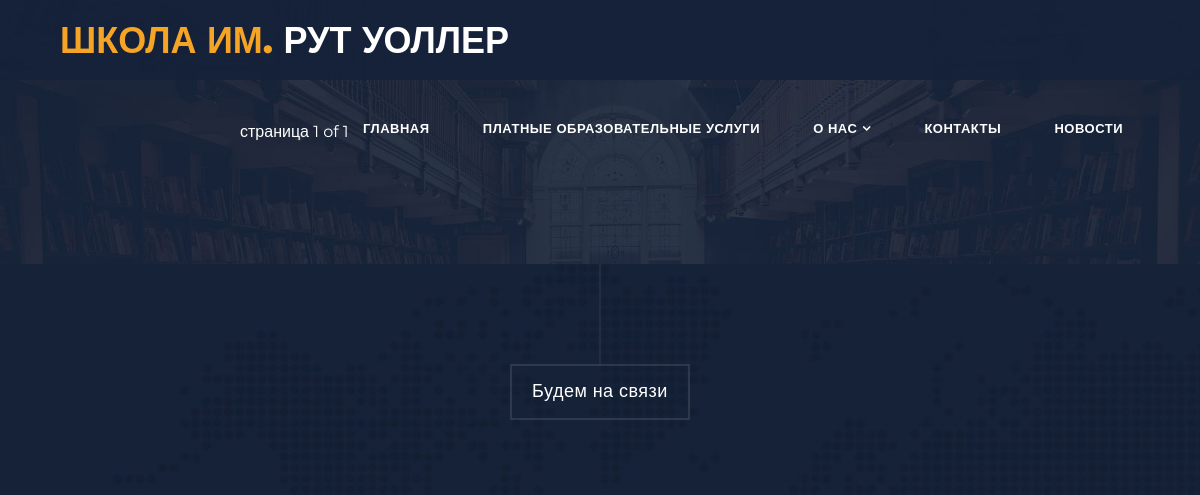
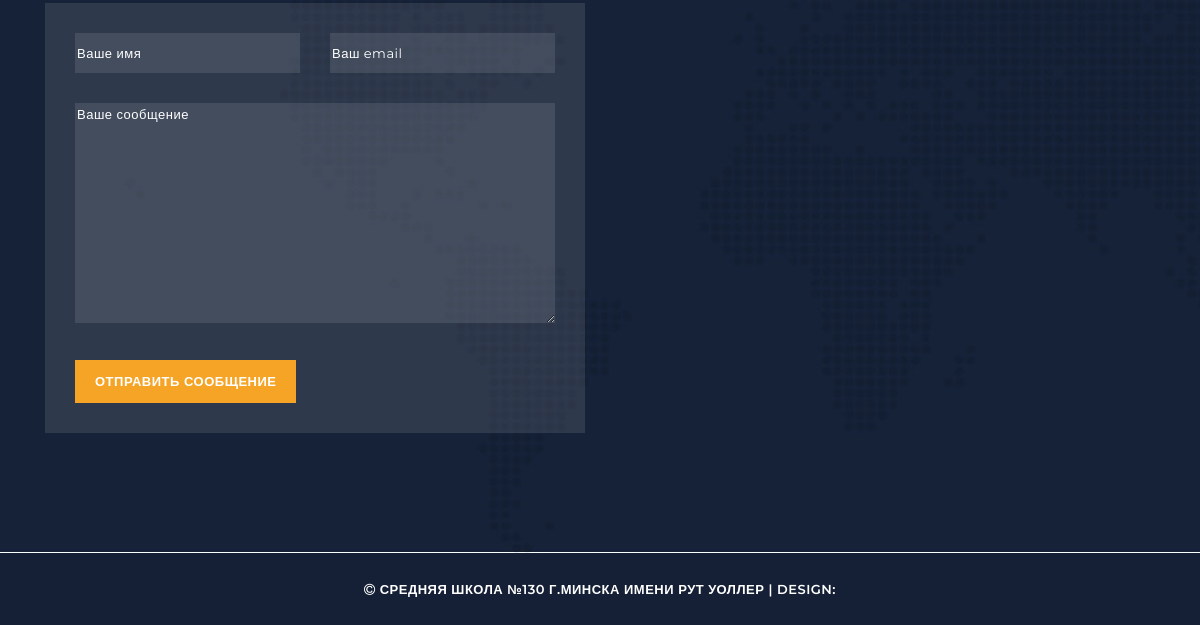
Page /school130/home/news/ on the earlier database version (2 pictures, top to bottom).
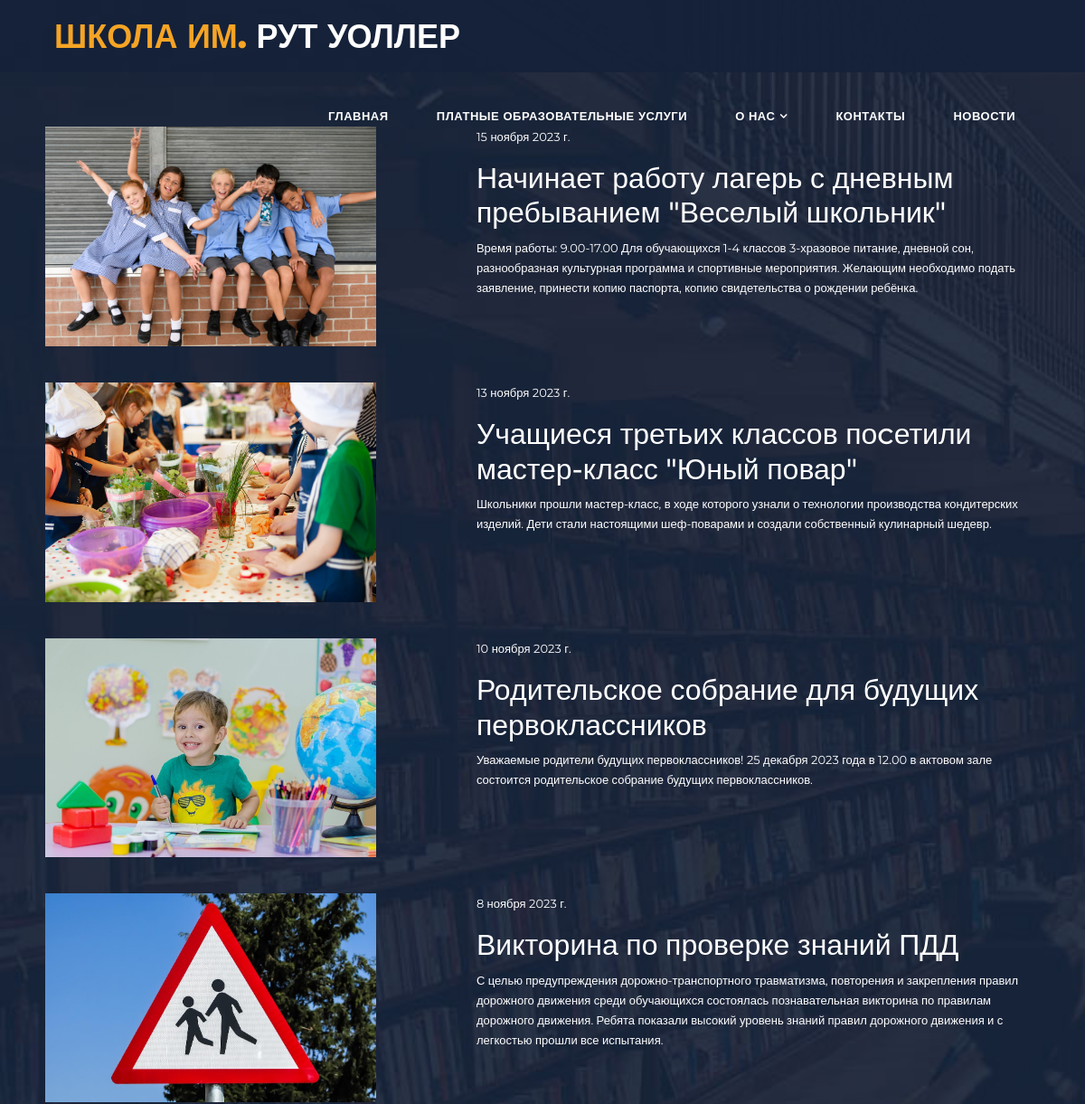
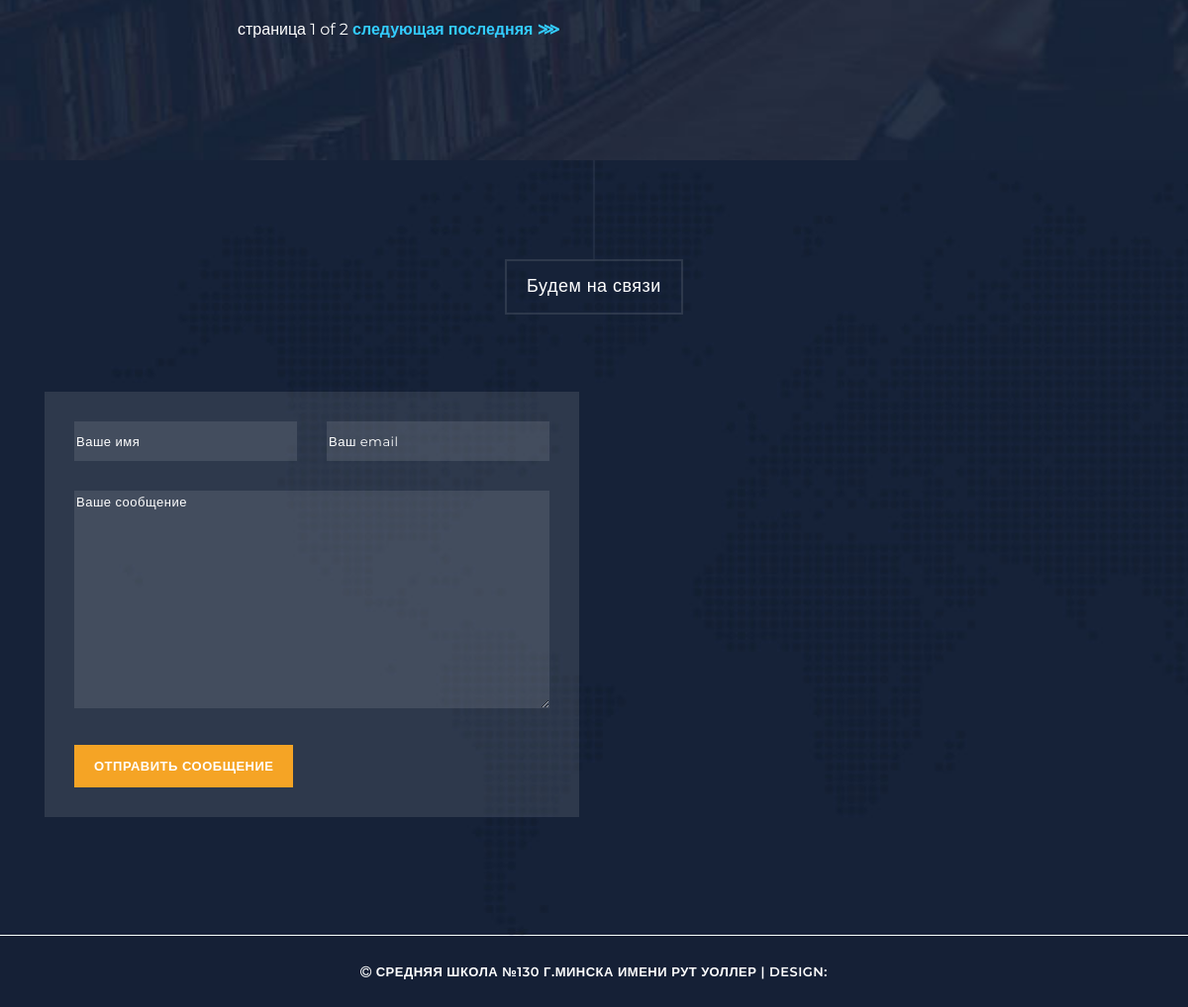
Same page on the later database version (2 pictures, top to bottom).
### Minsk130school/models.py (models this page shows)
class Blogs(models.Model):
    title = models.CharField('Заголовок', max_length=100)
    content = models.TextField('Содержание')
    publicationDate = models.DateField('Дата публикации', blank=True)
    image = models.ImageField('Изображение', upload_to='blog_images/')
    def __str__(self):
        return self.title
    def image_tag(self):
        return format_html('<img src="{}" width="150" height="150" />'.format(self.image.url))
    image_tag.short_description = 'Изображение'
    class Meta:
        verbose_name = 'Заголовок'
        verbose_name_plural = 'Заголовки'

### Minsk130school/views.py (the view)
# urls.py: path('home/news/', views.show_news, name= 'news'),
def show_news (request):
    blogs = models.Blogs.objects.order_by('-publicationDate')
    print(f'blogs = {blogs}')
    paginator = Paginator(blogs, 4)   #показ на стр. по 4
    page_number = request.GET.get('page')
    page_obj = paginator.get_page(page_number)
    question_form = QuestionsForm()
    return render(request, 'news.html', {'info': page_obj,
                                         'question_form':question_form})

### Minsk130school/forms.py
class QuestionsForm(forms.ModelForm):
    name = forms.CharField(label='', widget=forms.TextInput(attrs={'placeholder': 'Ваше имя'}))
    email = forms.EmailField(label='', widget=forms.EmailInput(attrs={'placeholder': 'Ваш email'}))
    message = forms.CharField(label='', widget=forms.Textarea(attrs={'placeholder': 'Ваше сообщение'}))
    class Meta:
        model = Questions
        fields = ['name', 'email', 'message']
        widgets = {
            'name': forms.TextInput(attrs={'class': 'form-control'}),
            'email': forms.EmailInput(attrs={'class': 'form-control'}),
            'message': forms.Textarea(attrs={'class': 'form-control'}),
        }

### Minsk130school/templates/news.html (shortened to what this page needs)
{% extends 'base.html' %}
{% block content %}
{% load static %}
<section class="section video" data-section="section5">
    <div class="container">
      <div class="row">
            {% for blog in info %}
            <div class="blog">
              <div class="blog-icon">
                {% if blog.image %}
                  <img src="{{blog.image.url}}">
                {% else %}
                  <p>No image</p>
                {% endif %}
              </div>
                <div class="blog-text">
                    <p>{{blog.publicationDate}}</p>
                    <h2>{{blog.title}}</h2>
                    <p>{{blog.content}}</p>
                </div>
            </div>
            {% endfor %}
        </div>
      </div>
     {% include 'pagination.html' %}
</section>
{% endblock %}

### Minsk130school/templates/base.html (shortened to what this page needs)
{% load static %}
<!DOCTYPE html>
<html lang="ru">
  <head>
    <link href="{% static 'Minsk130school/vendor/bootstrap/css/bootstrap.min.css' %}" rel="stylesheet">
    <link rel="stylesheet" href="{% static 'Minsk130school/assets/css/fontawesome.css' %}">
    <link rel="stylesheet" href="{% static 'Minsk130school/assets/css/templatemo-grad-school.css' %}">
    <link rel="stylesheet" href="{% static 'Minsk130school/assets/css/owl.css' %}">
    <link rel="stylesheet" href="{% static 'Minsk130school/assets/css/lightbox.css' %}">
  </head>
<body>
  <header class="main-header clearfix" role="header">
    <div class="logo">
      <a href="{% url 'home' %}"><em>Школа им.</em> Рут Уоллер</a>
    </div>
    <nav id="menu" class="main-nav" role="navigation">
      <ul class="main-menu">
        <li><a href="#section1">Главная</a></li>
        <li><a href="#section4">Платные образовательные услуги</a></li>
        <li class="has-submenu"><a href="#section2">О нас</a>
        </li>
        <li><a href="#section6">Контакты</a></li>
        <li><a href="{% url 'news' %}" rel="sponsored" class="external">Новости</a></li>
      </ul>
    </nav>
  </header>
  {% block content %}
  {% endblock %}
  <section class="section contact" data-section="section6">
    <div class="container">
      <div class="row">
        <div class="col-md-12">
          <div class="section-heading">
            <h2>Будем на связи</h2>
          </div>
        </div>
        <div class="col-md-6">
          <form id="contact" action="{% url 'add_question' %}" method="post" enctype="multipart/form-data">
            <div class="row">
              <div class="col-md-6">
                  <fieldset>
                    {{question_form.name}}
                  </fieldset>
                </div>
                <div class="col-md-6">
                  <fieldset>
                    {{question_form.email}}
                  </fieldset>
                </div>
              <div class="col-md-12">
                <fieldset>
                  {{question_form.message}}
                </fieldset>
              </div>
              <div class="col-md-12">
                <fieldset>
                  <button type="submit" id="form-submit" class="button">Отправить Сообщение</button>
                </fieldset>
              </div>
            </div>
          </form>
        </div>
        <div class="col-md-6">
          <div id="map">
            <iframe src="https://yandex.ru/map-widget/v1/?lang=ru_RU&amp;scroll=true&amp;um=constructor%3A3731183b298164744eeed0d6c6695f693db4e2a85d8359b7de899aad90e76249" frameborder="0" allowfullscreen="true" width="100%" height="422px" style="display: block;"></iframe>
          </div>
        </div>
      </div>
    </div>
  </section>
  <footer>
    <div class="container">
      <div class="row">
        <div class="col-md-12">
          <p><i class="fa fa-copyright"></i> Средняя школа №130 г.Минска имени Рут Уоллер
           | Design:
        </div>
      </div>
    </div>
  </footer>
</body>
</html>

### Minsk130school/templates/pagination.html (shortened to what this page needs)
{% block pagination %}
<div class="pagination">
    <span class="step-links">
        <span class="current">
            страница {{ info.number }} of {{ info.paginator.num_pages }}
        </span>
        {% if info.has_next %}
            <a href="?page={{ info.next_page_number }}"><strong>следующая</strong></a>
            <a href="?page={{ info.paginator.num_pages }}"><strong>последняя   &Gg;</strong></a>
        {% endif %}
    </span>
</div>
{% endblock %}

### Minsk130school/static/Minsk130school/assets/css/templatemo-grad-school.css (style rules this page uses)
body { font-family: 'Montserrat', sans-serif; }
a { color: #3CF; text-decoration: none; }
ul { padding: 0px; margin: 0px; list-style: none; }
p { font-size: 13px; line-height: 22px; }
.section-heading { text-align: center; margin-bottom: 70px; }
.section-heading h2:before { width: 1px; height: 100px; background-color: rgba(250,250,250,0.1); position: absolute; top: -102px; content: ''; left: 50%; transform: translate(-50%); }
.section-heading h2 { margin-top: 100px; position: relative; font-size: 18px; font-weight: 500; color: #fff; letter-spacing: 0.5px; display: inline-block; padding: 15px 20px; border: 2px solid rgba(250,250,250,0.1); }
.blog { display: flex; flex-direction: row; align-items: stretch; color:white; padding: 20px; }
.blog-icon { width: 50%; }
.blog-icon>img { width: 80%; }
.blog-text { width: 70%; padding-left: 20px; }
.pagination { color: white; padding-left: 20%; }
.main-header { background-color: rgba(22,34,57,0.95); height: 80px; position: fixed; z-index: 12; width: 100%; top: 0; }
.main-header .logo { float: left; line-height: 80px; padding-left: 60px; }
.main-header .logo a { font-size: 36px; text-transform: uppercase; font-weight: 800; color: #fff; }
.main-header .logo a em { font-style: normal; color: #f5a425; }
.main-menu { float: right; padding-right: 60px; }
.main-menu li { display: inline-block; line-height: 79px; margin-left: 15px; position: relative; }
.main-menu li:first-child { margin-left: 0px; }
.main-menu li a { padding: 10px 15px; font-size: 13px; text-transform: uppercase; letter-spacing: 0.5px; font-weight: 700; color: #fff; border: 2px solid transparent; transition: all 0.5s; }
.main-menu li.has-submenu a:after { content: '\f107'; font-family: "FontAwesome"; margin-left: 5px; }
section.video { background-image: url(../images/video-bg.jpg); background-repeat: no-repeat; background-size: cover; background-color: #172238; padding: 120px 0px; }
section.contact { background-image: url(../images/contact-bg.jpg); background-repeat: no-repeat; background-size: cover; background-color: #172238; padding-bottom: 120px; }
section.contact form { background-color: rgba(250,250,250,0.1); padding: 30px; width: 100%; }
section.contact form input { width: 100%; height: 40px; background-color: rgba(250,250,250,0.1); border-radius: 0px; border: none; outline: none; color: #fff; font-size: 13px; margin-bottom: 30px; letter-spacing: 0.5px; }
section.contact form textarea { width: 100%; height: 220px; max-height: 280px; min-height: 220px; background-color: rgba(250,250,250,0.1); border-radius: 0px; border: none; outline: none; color: #fff; font-size: 13px; margin-bottom: 30px; letter-spacing: 0.5px; }
section.contact form::placeholder { color: #fff }
section.contact form input::placeholder { color: #fff; }
section.contact form textarea::placeholder { color: #fff; }
section.contact form button { background-color: #f5a425; color: #fff; font-size: 13px; text-transform: uppercase; letter-spacing: 0.5px; font-weight: 700; padding: 12px 20px; display: inline-block; outline: none; box-shadow: none; border: none; }
footer { background-color: #152036; text-align: center; }
footer p { margin-bottom: 0px; padding: 25px 0px; color: #fff; font-size: 13px; text-transform: uppercase; font-weight: 600; letter-spacing: 0.5px; }

Differences in the rows shown:
added Blogs: image (picture), publicationDate "15 ноября 2023 г.", title "Начинает работу лагерь с дневным пребыванием \"Веселый школьник\"", content "Время работы: 9.00-17.00 Для обучающихся 1-4 классов 3-хразовое питание, дневной сон, разнообразная культурная программа и спортивные мероприятия. Желающим необходимо подать заявление, принести копию паспорта, копию свидетельства о рождении ребёнка."
added Blogs: image (picture), publicationDate "13 ноября 2023 г.", title "Учащиеся третьих классов поcетили мастер-класс \"Юный повар\"", content "Школьники прошли мастер-класс, в ходе которого узнали о технологии производства кондитерских изделий. Дети стали настоящими шеф-поварами и создали собственный кулинарный шедевр."
added Blogs: image (picture), publicationDate "10 ноября 2023 г.", title "Родительское собрание для будущих первоклассников", content "Уважаемые родители будущих первоклассников! 25 декабря 2023 года в 12.00 в актовом зале состоится родительское собрание будущих первоклассников."
added Blogs: image (picture), publicationDate "8 ноября 2023 г.", title "Викторина по проверке знаний ПДД", content "С целью предупреждения дорожно-транспортного травматизма, повторения и закрепления правил дорожного движения среди обучающихся состоялась познавательная викторина по правилам дорожного движения. Ребята показали высокий уровень знаний правил дорожного движения и с легкостью прошли все испытания."
Other differences:
{{ info.paginator.num_pages }}: "1" → "2"
text now shown: "следующая последняя ⋙"
